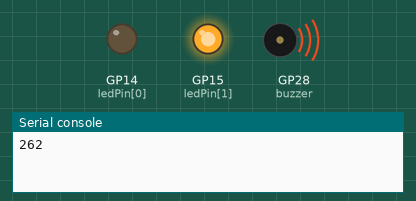
Simulated run of this program. Board: Raspberry Pi Pico running MicroPython. Parts: output pins drawn as LEDs (lit = HIGH), buzzer (waves = sounding), the last lines printed to the serial console. At 3.7 s the program stops and its outputs stay as they are.

Above: at 0.15 s.
At 0.9 s:
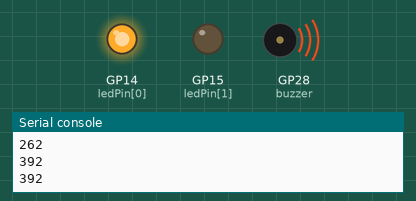
At 1.87 s:
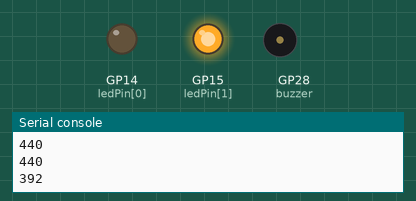
At 3.8 s:
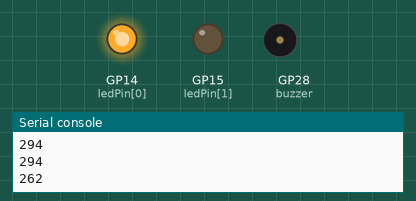
Timing chart, 0 to 5.2 s (numbered marks = the images above):
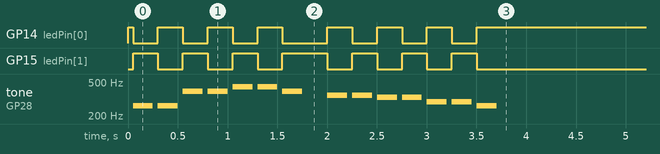

Measured:
- by itself, GP14 (ledPin[0]): goes HIGH 0.05 s, 3 × (LOW 0.25 s, HIGH 0.25 s), LOW 0.45 s, 3 × (HIGH 0.25 s, LOW 0.25 s), then HIGH
- by itself, GP15 (ledPin[1]): goes 3 × (HIGH 0.25 s, LOW 0.25 s), HIGH 0.45 s, 3 × (LOW 0.25 s, HIGH 0.25 s), then LOW
- by itself, tone on GP28 (buzzer): plays 262 Hz for 0.20 s, 262 Hz for 0.20 s, 392 Hz for 0.20 s, 392 Hz for 0.20 s, 440 Hz for 0.20 s, 440 Hz for 0.20 s … (14 notes in this stretch)

The program:

pwm_buzzer.py
```python
from machine import Pin, PWM
from time import sleep

buzzer = PWM(Pin(28))
ledPin=[Pin(14, Pin.OUT), Pin(15, Pin.OUT)]

MusicNotes = {"B0": 31, "C1": 33,"CS1": 35,"D1": 37,"DS1": 39,"E1": 41,"F1": 44,"FS1": 46,"G1": 49,"GS1": 52,"A1": 55,"AS1": 58,"B1": 62,
"C2": 65,"CS2": 69,"D2": 73,"DS2": 78,"E2": 82,"F2": 87,"FS2": 93,"G2": 98,"GS2": 104,"A2": 110,"AS2": 117,"B2": 123,"C3": 131,"CS3": 139,
"D3": 147,"DS3": 156,"E3": 165,"F3": 175,"FS3": 185,"G3": 196,"GS3": 208,"A3": 220,"AS3": 233,"B3": 247,"C4": 262,"CS4": 277,"D4": 294,
"DS4": 311,"E4": 330,"F4": 349,"FS4": 370,"G4": 392,"GS4": 415,"A4": 440,"AS4": 466,"B4": 494,"C5": 523,"CS5": 554,"D5": 587,"DS5": 622,
"E5": 659,"F5": 698,"FS5": 740,"G5": 784,"GS5": 831,"A5": 880,"AS5": 932,"B5": 988,"C6": 1047,"CS6": 1109,"D6": 1175,"DS6": 1245,"E6": 1324,
"F6": 1397,"FS6": 1480,"G6": 1568,"GS6": 1661,"A6": 1760,"AS6": 1865,"B6": 1976,"C7": 2093,"CS7": 2217,"D7": 2349,"DS7": 2489,"E7": 2637,
"F7": 2794,"FS7": 2960,"G7": 3136,"GS7": 3322,"A7": 3520,"AS7": 3729,"B7": 3951,"C8": 4186,"CS8": 4435,"D8": 4699,"DS8": 4978}

mario = ["E7", "E7", "0", "E7", "0", "C7", "E7", "0", "G7", "0", "0", "0", "G6", "0", "0", "0",
         "C7", "0", "0", "G6", "0", "0", "E6","0", "0", "A6", "0", "B6", "0", "AS6", "A6", "0",
         "G6", "E7", "0", "G7", "A7", "0", "F7", "G7", "0", "E7", "0","C7", "D7","B6", "0", "0",
         "C7", "0", "0", "G6", "0", "0", "E6", "0", "0", "A6", "0", "B6", "0", "AS6", "A6", "0",
         "G6", "E7", "0", "G7","A7", "0", "F7", "G7", "0", "E7", "0","C7", "D7", "B6", "0", "0"]

start = ['C4','C4','G4','G4','A4','A4','G4','S','F4','F4','E4','E4','D4','D4','C4']

bee = ['G4','E4','E4','S','F4','D4','D4','S','C4','D4','E4','F4','G4','G4','G4']

tigers = ["F2", "G2", "A2", "F2", "F2", "G2", "A2", "F2", "A2", "B2", "C4", "A2", "B2", "C4"]

def playnote(Note, Duration):
    if Note == "0":
        sleep(Duration)
    if Note == "S":
        buzzer.duty_u16(0)
        sleep(Duration)
    elif Note != "0":
        buzzer.duty_u16(0)
        sleep(0.05)
        ledPin[0].toggle()
        ledPin[1].toggle()
        buzzer.duty_u16(50)
        buzzer.freq(MusicNotes[Note])
        print (MusicNotes[Note])
        sleep(Duration)

ledPin[0].on()
ledPin[1].off()

for n in start:
    playnote(n, 0.2)

buzzer.duty_u16(0)
```
